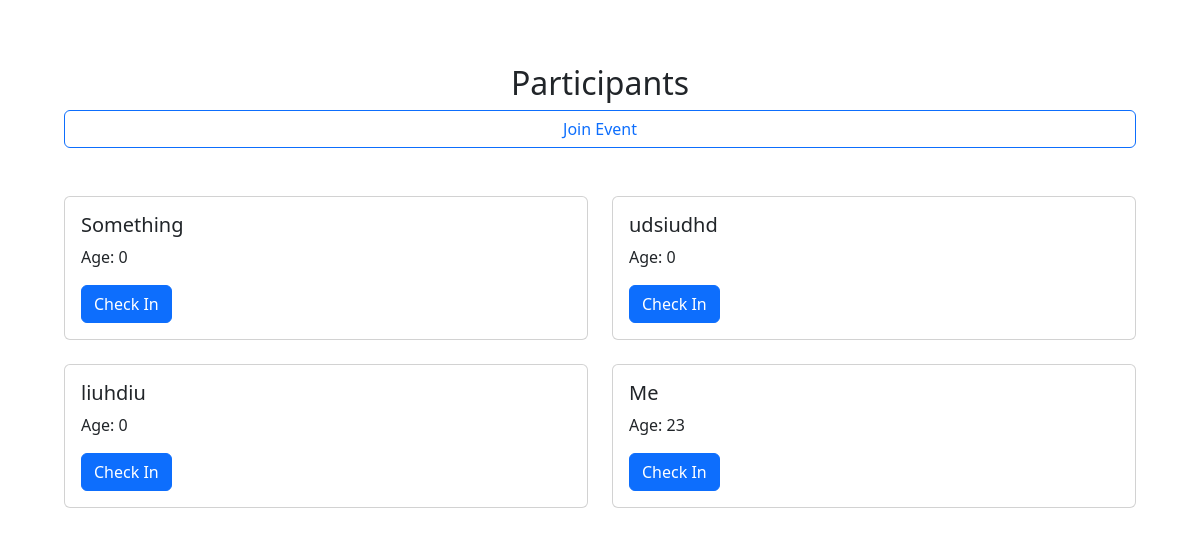
Before: / with the older database file.
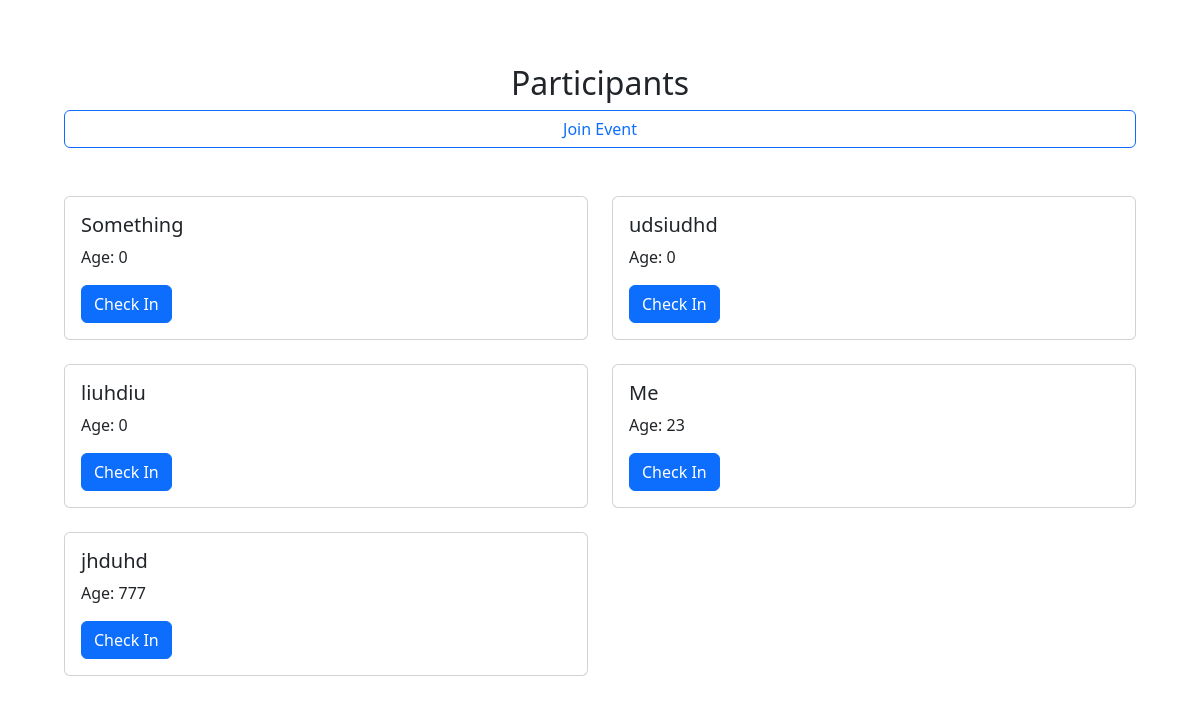
After: the same page with the newer database file.
### register/models.py (models this page shows, shortened)
class Event(models.Model):
    name=models.CharField(max_length=100)
    age=models.IntegerField(null=True)
    number=models.IntegerField(unique=True,null=True   )
    aid=models.CharField(max_length=10, default=generate_id)

### register/views.py (the view)
# urls.py: 2. Add a URL to urlpatterns:  path('', views.home, name='home')
def home(request):
    events = Event.objects.all()
    return render(request, "register/index.html", {"events": events})

### register/templates/register/index.html
{% extends 'register/base.html' %}
{% block content %}
<div class="text-center">
  <h2>Participants</h2>
</div>
<div class="d-grid gap-2">
  <a class="btn btn-outline-primary" href="{% url 'create' %}" role="button">Join Event</a>
</div>
<br/>
<br/>
<div class="col">
  <div class="col-sm-12 mb-3 mb-sm-0">
    <div class="row row-cols-1 row-cols-md-2 g-4">
      {% for event in events %}
      <div class="col">
        <div class="card">
          <div class="card-body">
            <h5 class="card-title">{{ event.name }}</h5>
            <p class="card-text">Age: {{ event.age }}</p>
            <a href="{{event.eid}}" class="btn btn-primary">Check In</a>
          </div>
        </div>
      </div>
      {% endfor %}
    </div>
  </div>
</div>
{% endblock %}

### register/templates/register/base.html (shortened to what this page needs)
<!doctype html>
<html lang="en">
  <head>
    <link href="https://cdn.jsdelivr.net/npm/bootstrap@5.3.0/dist/css/bootstrap.min.css" rel="stylesheet">
    <link href="https://getbootstrap.com/docs/5.3/assets/css/docs.css" rel="stylesheet">
  </head>
  <body class="p-3 m-5 border-5 bd-example m-5 border-0">
    {% block content %}
    {% endblock %}
  </body>
</html>

Changed rows visible on the page:
added Event: name "jhduhd", age "777"
